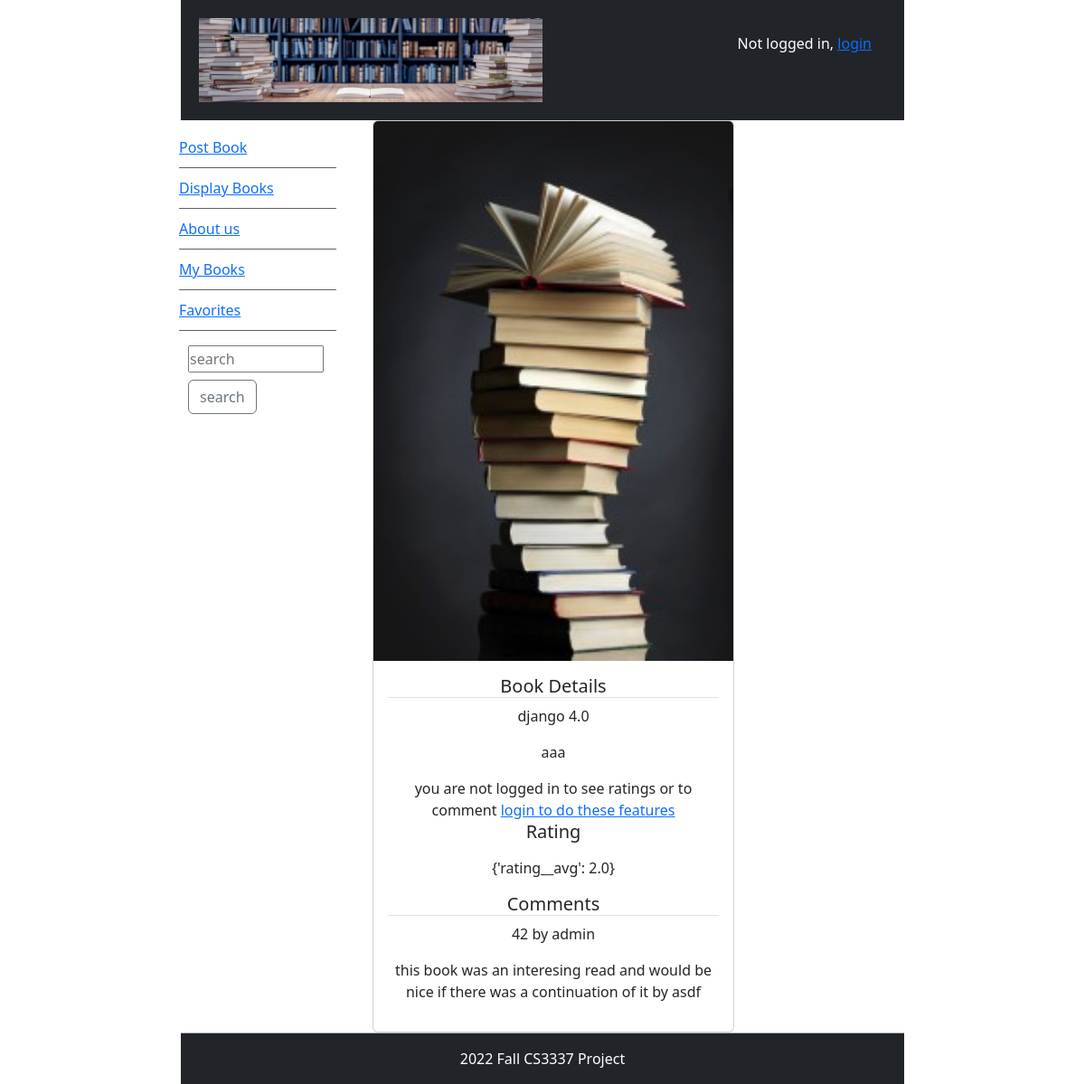
Before: /book_detail/3 with the older database file.
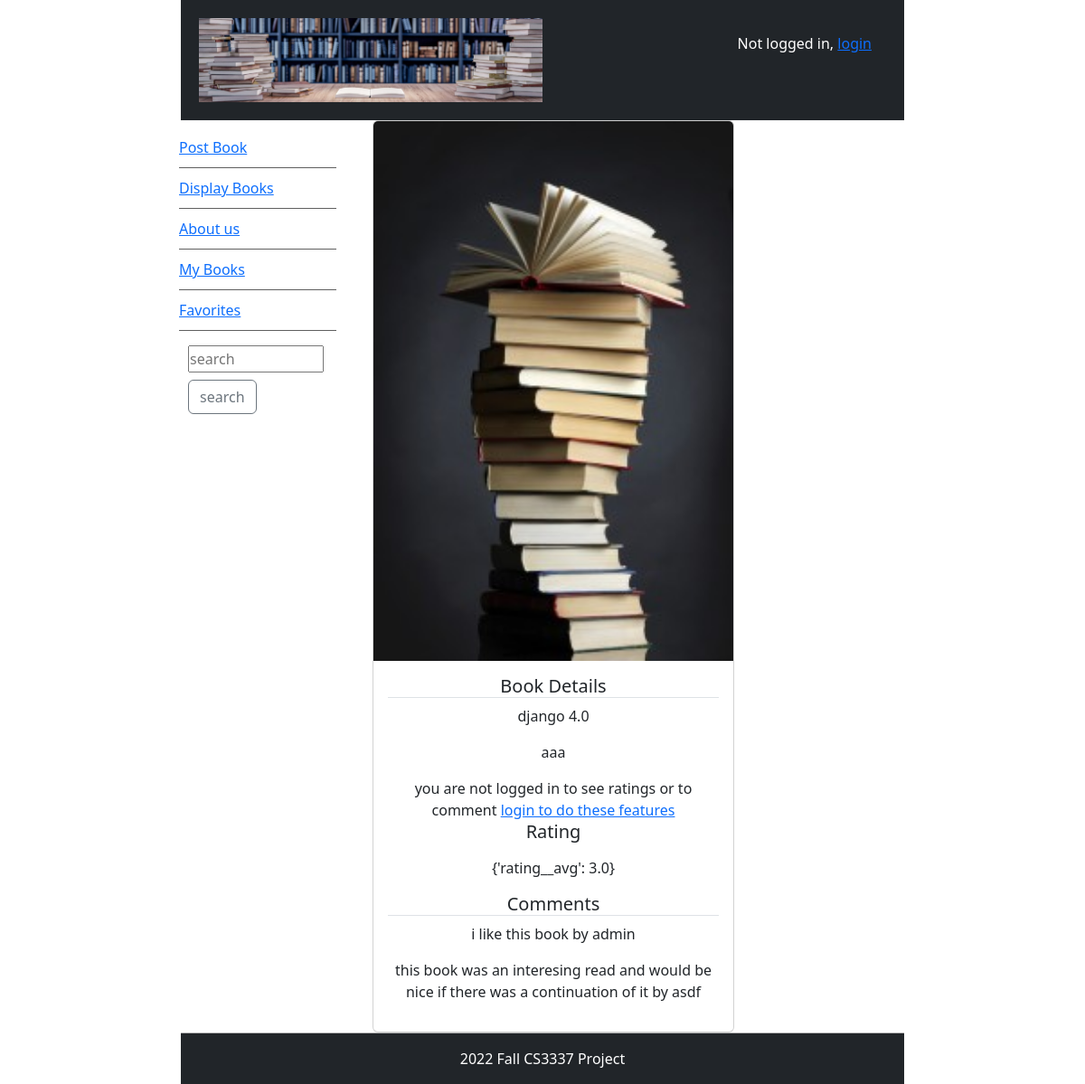
After: the same page with the newer database file.
### bookMng/models.py (models this page shows, shortened)
class Comment(models.Model):
    comment = models.TextField(max_length=500, blank=True)
    product = models.ForeignKey(Book, blank=True, null=True, on_delete=models.CASCADE)
    username = models.ForeignKey(User, blank=True, null=True, on_delete=models.CASCADE)

### bookMng/views.py (the view)
# urls.py: path('book_detail/<int:book_id>', views.book_detail, name='book_detail'),
def book_detail(request, book_id):
    book = Book.objects.get(id=book_id)
    book.pic_path = book.picture.url[14:]
    is_favorite = False
    is_rate = False
    is_comment = False
    if request.user.is_authenticated:
        if Comment.objects.filter(product__id=book_id).exists():
            is_comment = True
        if book.favorite.filter(id=request.user.id).exists():
            is_favorite = True
        if Rate.objects.filter(username=request.user, product__id=book_id).exists():
            is_rate = True
            avg = Rate.objects.filter(product__id=book_id).aggregate(Avg('rating'))
            comments = Comment.objects.filter(product__id=book_id)
            return render(request,
                          'bookMng/book_detail.html',
                          {
                              'item_list': MainMenu.objects.all(),
                              'book': book,
                              'is_favorite': is_favorite,
                              'is_comment': is_comment,
                              'rate': Rate.objects.get(username=request.user, product__id=book_id),
                              'is_rate': is_rate,
                              'avg': avg,
                              'comments': comments
                          })
        else:
            comments = Comment.objects.filter(product__id=book_id)
            return render(request,
                          'bookMng/book_detail.html',
                          {
                              'item_list': MainMenu.objects.all(),
                              'book': book,
                              'is_favorite': is_favorite,
                              'is_rate': is_rate,
                              'comments': comments
                          })
    else:
        comments = Comment.objects.filter(product__id=book_id)
        avg = Rate.objects.filter(product__id=book_id).aggregate(Avg('rating'))
        return render(request,
                      'bookMng/book_detail.html',
                      {
                          'is_rate': is_rate,
                          'item_list': MainMenu.objects.all(),
                          'book': book,
                          'comments': comments,
                          'avg':avg
                      })

### bookEX/templates/bookMng/book_detail.html (shortened to what this page needs)
{% extends "base.html" %}
{% load static %}
{% block sidenav %}
    {% for item in item_list %}
    <li>
        <a href="{{item.link}}">{{item.item}} </a>
    </li>
    {% endfor %}
{% endblock sidenav %}
{% block content %}
<div class="container">
<div class="card text-center" style="max-width: 400px">
  <img src="{% static book.pic_path %}" class="card-img-top">
  <div class="card-body">
    <h5 class="card-title border-bottom"> Book Details</h5>
    <p class="card-text"> {{book.name}}</p>
    <p class="card-text"> {{book.username}} </p>
    {% if user.is_authenticated %}
    <p class="card-text">
    <form action="{% url 'rate' book.id %}" method="POST">
       {% csrf_token %}
       <h5 class="border-bottom"> Rate</h5>
       <div class="rate">
           Rate from 1-5
           <input type="radio" name="rating" id="rating1" value="1" required/>
           <input type="radio" name="rating" id="rating2" value="2" required/>
           <input type="radio" name="rating" id="rating3" value="3" required/>
           <input type="radio" name="rating" id="rating4" value="4" required/>
           <input type="radio" name="rating" id="rating5" value="5" required/>
           <br>
           <input type="submit" style="width:200px;" value="Submit review" class="btn btn-primary m-1">
           <div>
               {% if is_favorite %}
                <a class="btn btn-outline-danger m-1" style="width:200px;"  href="http://127.0.0.1:8000/book_favorite/{{ book.id }}"> unfavorite    </a>
                {% else %}
                <a class="btn btn-primary m-1" style="width:200px;"  href="http://127.0.0.1:8000/book_favorite/{{ book.id }}">   favorites   </a>
                {% endif %}
            </div>
       </div>
    </form>
 <form  action="{% url 'comment' book.id %}" method="POST" novalidate>
     <textarea name="comment" id="comment" style="width:200px; height:100"  placeholder="enter text here" required></textarea>
                <input class="btn btn-primary m-1" style="width:200px" type="submit" value="Submit">
     {% csrf_token %}
  </form>
            {% else %}
you are not logged in to see ratings or to comment
            <a href="{% url 'login' %}?next=/">login to do these features</a>
            {% endif %}
   <h5 class="card-title"> Rating</h5>
 {% if is_rate %}
    <p> {{rate.rating}}</p>
 <p>{{avg}}</p>
      {% else %}
       <p>{{avg}}</p>
 {% endif %}
    <h5 class="card-title border-bottom"> Comments</h5>
    {% for comment in comments %}
      <p>  {{comment.comment}}  by {{comment.username}} </p>
    {% endfor %}
</div>
</div>
{% endblock content %}

Changed rows visible on the page:
changed Comment "admin": comment "42" → "i like this book"
Other visible differences:
{{ avg }}: "{'rating__avg': 2.0}" → "{'rating__avg': 3.0}"
